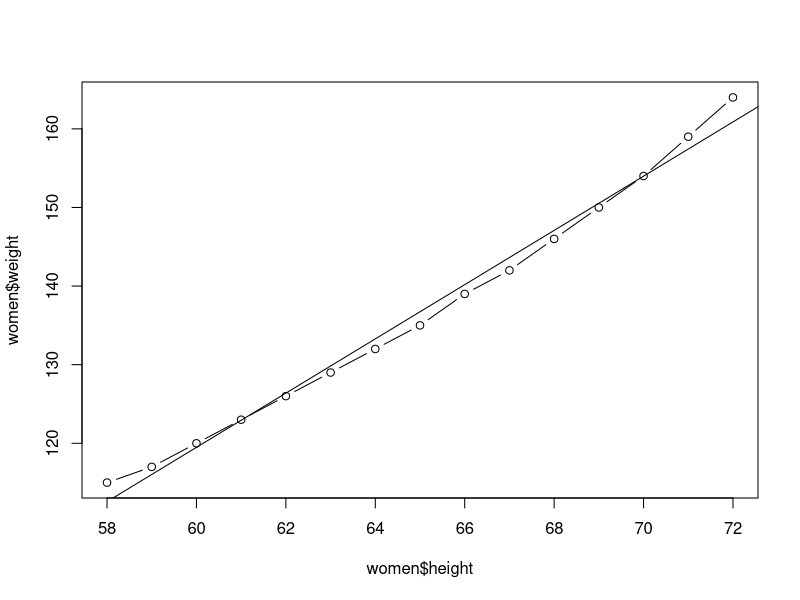

Reproduce this figure in R.
# Simple Linear with 1 IV and 1 DV

data(women)
women
names(women)
str(women)

#cov(women$height, women$weight)
#69 : which show positive relationship between height and weight

#cor(women$height, women$weight)
#0.995 : which shows Strong and Positive relationship betw height & weight
0.995^2 # also equal R^2 value in this case (Simple Linear Regression)

plot(x=women$height, y=women$weight, type='b')
#lm( y ~ x , data)
abline(lm(weight ~ height, data=women))
names(women)  #x- IV, y -DV
fit1 = lm(weight ~ height, data=women)  # creating a model
summary(fit1)  #summary of the Model
